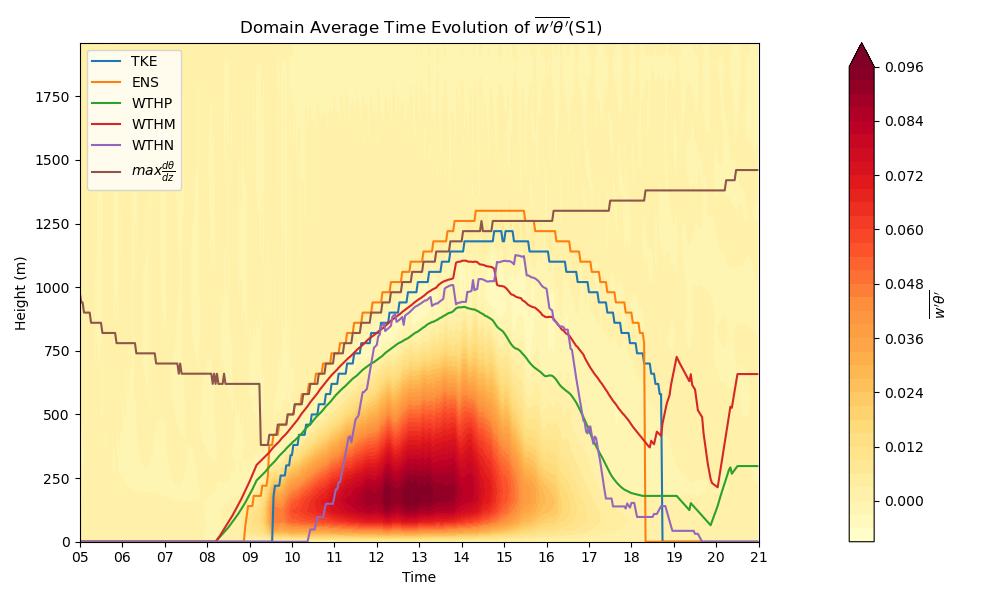

This chart was generated by the following Python code:
import vvmtool
import importlib
import matplotlib.pyplot as plt
import numpy as np
import matplotlib.colors as colors
importlib.reload(vvmtool)
VVMTools = vvmtool.VVMTools


vvm = VVMTools("/data/mlcloud/pike/VVM/DATA/5_1hetero")
domain_u = (None, None, None, None, 0, 64)# (k1, k2, j1, j2, i1, i2)
domain_g = (None, None, None, None, 64, 128)#
domain = (None, None, None, None, None, None)#

####################

x = np.arange(0, 25600, 200)
y = np.arange(0, 25600, 200)
z = np.arange(0, 2000, 40)
t = np.arange(0, 480)
T, Z = np.meshgrid(t, z) 


print(vvm.VARTYPE)
#############################################################
#BoundaryLayer
blTKE=vvm.blOther('TKE', 0.3, t, domain_range = domain)
blENS=vvm.blOther('ENS', 3e-5, t, domain_range = domain)
blWTH=vvm.blOther('WTH', 0.01, t, domain_range = domain)
blGrad=vvm.func_time_parallel(vvm.blGrad, t, domain_range = domain)
wthp, wthm, wthn = vvm.find_wth_boundary(t, 0.001, domain_range = domain)

WTH=vvm.func_time_parallel(vvm.cal_WTH, t, domain_range = domain)
WTH = np.swapaxes(WTH, 0, 1)
tick= np.arange(0,481,30)
lab = np.array(['05','06','07','08','09','10',
                    '11','12','13','14','15','16',
                    '17','18','19','20','21'])
plt.figure(figsize=(10, 6))
plt.contourf(T, Z, WTH, levels = 40 , extend='max', cmap ='YlOrRd')
plt.plot(t,blTKE, label = 'TKE')
plt.plot(t,blENS, label = 'ENS')
plt.plot(t,wthp, label = 'WTHP')
plt.plot(t,wthm, label = 'WTHM')
plt.plot(t,wthn, label = 'WTHN')
plt.plot(t,blGrad, label = r'$max \frac{d\theta}{dz}$')

cbar = plt.colorbar(pad=0.1, label =r'$\overline{w^\prime \theta^\prime}$')
plt.xlabel('Time') 
plt.ylabel('Height (m)')  
plt.xticks(tick, lab) 
plt.title(r' Domain Average Time Evolution of $\overline{w^\prime \theta^\prime}$(S1) ')
plt.tight_layout()
plt.legend()
plt.savefig('test.png')
plt.show()